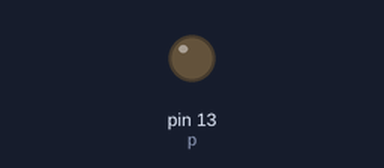
The program below on a simulated Raspberry Pi (header pin numbers). On the bench: output pins drawn as LEDs (lit = HIGH).

Above: at 0.05 s.
At 0.95 s:
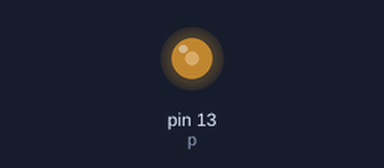
At 1.9 s:
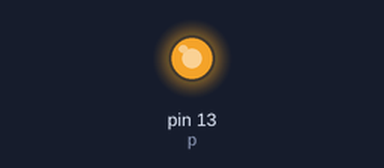
At 3.8 s:
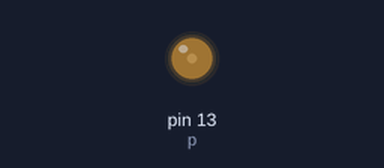
Timing chart, 0 to 5.5 s (numbered marks = the images above):
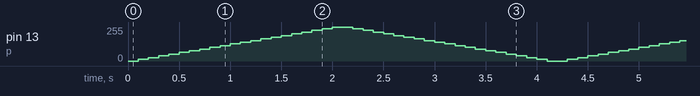

The program:

breath_raspberry.py
```python
import time
import RPi.GPIO as GPIO
GPIO.setmode(GPIO.BOARD)
GPIO.setup(13, GPIO.OUT)

p = GPIO.PWM(13, 50)
p.start(0)
try:
    while 1:
        for dc in range(0, 101, 5):
            p.ChangeDutyCycle(dc)
            time.sleep(0.1)
        for dc in range(100, -1, -5):
            p.ChangeDutyCycle(dc)
            time.sleep(0.1)
except KeyboardInterrupt:
    pass
p.stop()
GPIO.cleanup()
```
